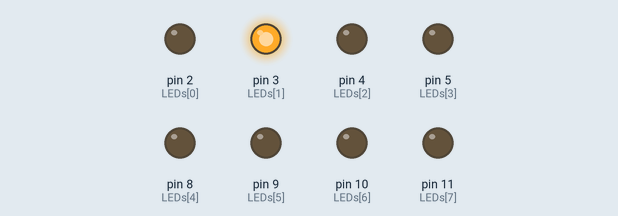
The sketch below on a simulated Arduino Uno, built with avr-gcc and run on an emulated ATmega328P. On the bench: output pins drawn as LEDs (lit = HIGH).

Above: at 0.15 s.
At 0.55 s:
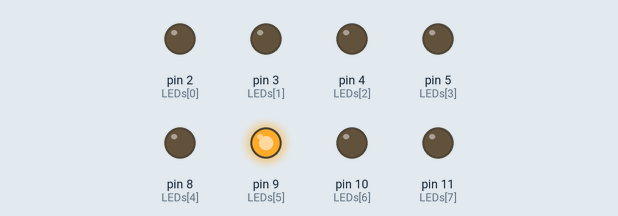
At 0.9 s:
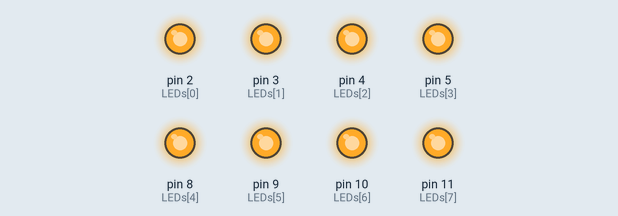
At 3.9 s:
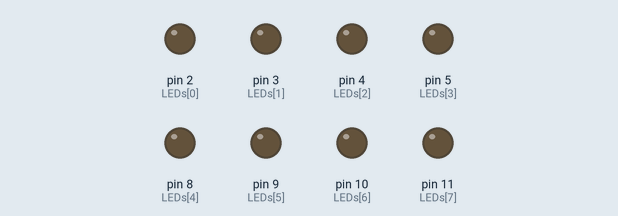
At 5.35 s:
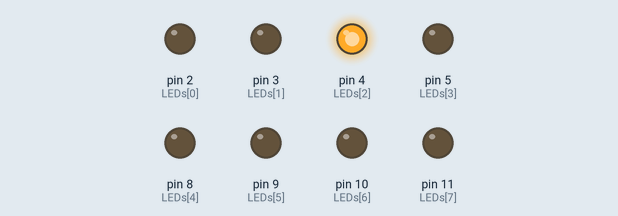
At 31.2 s:
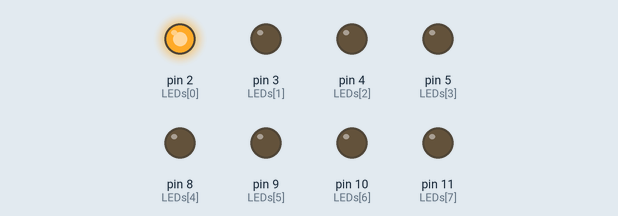
Timing chart, 0 to 32.7 s (numbered marks = the images above):
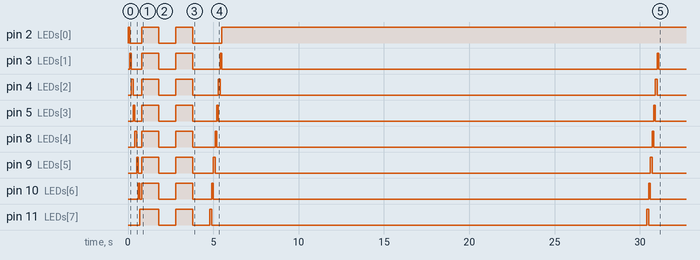

The sketch:

sketch_mar11a.ino
```cpp
// Lab02_2
// 使用陣列的跑馬燈程式
// 每個 LED 正極接到 Pin 0 - 7, 負極

const byte LEDs[] =
{2,3,4,5,8,9,10,11};
const byte total = sizeof(LEDs);
byte index = 0;
int j;
void setup(){
// 將每個 Pin 設定成輸出
for (byte i=0;i<total;i++) {
pinMode(LEDs[i], OUTPUT);
}
}
void loop() {
for (index=0; index <= 7; index++) //

{ // 所有 LED OFF
for (byte i=0;i<total;i++) {
digitalWrite(LEDs[i], LOW);
}
digitalWrite(LEDs[index], HIGH);
delay(100);
}

for(j=0;j<2;j++)
{
  for(byte i = 0;i<total;i++)
  {
    digitalWrite(LEDs[i],HIGH);
    }
    delay(1000);
    for(byte i =0;i<total;i++)
    {
      digitalWrite(LEDs[i],LOW);
      }
     delay(1000);
}
for(index = 7;index>=0 ;index--)
{
  for(byte i=7;i>0;i--)
  {
    digitalWrite(LEDs[i],LOW);
    }
    digitalWrite(LEDs[index],HIGH);
    delay(100);

}
}
```

Measured:
- by itself, pin 2 (LEDs[0]): goes HIGH 0.10 s, LOW 0.70 s, HIGH 1.0 s, LOW 1.0 s, HIGH 1.0 s, LOW 1.7 s, then HIGH
- by itself, pin 3 (LEDs[1]): LOW → HIGH at 0.10 s, → LOW 0.10 s later, → HIGH 0.60 s later, → LOW 1.0 s later, … (10 changes in this stretch)
- by itself, pin 4 (LEDs[2]): LOW → HIGH at 0.20 s, → LOW 0.10 s later, → HIGH 0.50 s later, → LOW 1.0 s later, … (10 changes in this stretch)
- by itself, pin 5 (LEDs[3]): LOW → HIGH at 0.30 s, → LOW 0.10 s later, → HIGH 0.40 s later, → LOW 1.0 s later, … (10 changes in this stretch)
- by itself, pin 8 (LEDs[4]): LOW → HIGH at 0.40 s, → LOW 0.10 s later, → HIGH 0.30 s later, → LOW 1.0 s later, … (10 changes in this stretch)
- by itself, pin 9 (LEDs[5]): LOW → HIGH at 0.50 s, → LOW 0.10 s later, → HIGH 0.20 s later, → LOW 1.0 s later, … (10 changes in this stretch)
- by itself, pin 10 (LEDs[6]): LOW → HIGH at 0.60 s, → LOW 0.10 s later, → HIGH 0.10 s later, → LOW 1.0 s later, … (10 changes in this stretch)
- by itself, pin 11 (LEDs[7]): LOW → HIGH at 0.70 s, → LOW 1.1 s later, → HIGH 1.0 s later, → LOW 1.0 s later, … (8 changes in this stretch)
